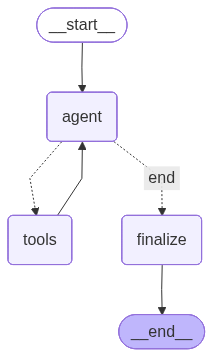

Write Python code to recreate this figure.
# -*- coding: utf-8 -*-
"""
通用工具 Agent Graph：支援工具調用的 ReAct 循環

流程：START -> agent_node <-> tool_node -> END
Agent 會根據任務自動決定是否使用工具（如程式碼執行），
並在需要時進行多輪工具調用直到完成任務。
"""
from typing import TypedDict, List, Dict, Any, Annotated

try:
    from typing import NotRequired  # Python 3.11+
except ImportError:
    from typing_extensions import NotRequired  # Python < 3.11

from langchain_core.messages import BaseMessage, SystemMessage, AIMessage
from langgraph.graph import StateGraph, START, END
from langgraph.graph.state import CompiledStateGraph
from langgraph.prebuilt import ToolNode
from langgraph.graph.message import add_messages
from loguru import logger

from app.modules.graphs.utils import (
    prepare_multimodal_message,
    ensure_system_message_first,
    extract_text_content,
)
from app.modules.graphs.tools.code_execution import create_execute_python_tool


# ==================== 預設系統提示詞 ====================

AGENT_SYSTEM_PROMPT = """
你是一個具備「自主執行能力」的進階 AI 助理。

【你的超能力與環境】
你的後端已經連接了一個安全的本地端 Docker Sandbox（沙箱環境）。
當你面對需要計算數學、處理資料、分析 RAG 檢索內容，或任何無法僅靠文字推理解決的問題時，你「擁有能力」且「被要求」親自撰寫 Python 程式碼來找出答案。

【嚴格執行守則 - 必須遵守】
1. 絕對禁止「只說不做」：當你需要寫程式時，絕對不可以只在對話中輸出 Markdown 程式碼區塊（```python ... ```）然後等待使用者去執行。使用者無法執行程式碼！
2. 必須呼叫工具：你必須主動呼叫 `execute_python` 工具將程式碼送入沙箱執行。
3. 工作流程：
   - 思考：判斷問題是否需要寫程式解決。
   - 呼叫工具：撰寫純 Python 程式碼，並將其作為參數傳給執行工具。
   - 分析結果：等待沙箱回傳執行結果（stdout/stderr）。如果報錯，你必須自己修正程式碼並重新呼叫工具。
   - 最終回答：根據沙箱回傳的成功結果，用自然語言總結並回答使用者。
4. 輸出要求：傳入工具的程式碼必須包含 `print()` 函數，否則你將無法在沙箱回傳中看到任何結果。

記住：你的任務不是「提供程式碼給使用者」，而是「自己執行程式碼並把最終答案告訴使用者」。
"""


class AgentGraphState(TypedDict):
    """Agent Graph 狀態"""
    messages: Annotated[List[BaseMessage], add_messages]  # 完整訊息歷史（含 tool calls）
    user_query: str                    # 當前使用者問題
    final_response: str                # 最終回應
    iteration_count: int               # 當前迭代次數
    max_iterations: int                # 最大迭代次數
    code_executions: List[Dict[str, Any]]  # 程式碼執行記錄
    attachments: NotRequired[List[Dict[str, Any]]]
    custom_system_prompt: NotRequired[str]


def _build_file_info_prompt(attachments: list) -> str:
    """
    從附件列表中提取 file 類型附件，生成檔案資訊提示詞片段

    Args:
        attachments: Graph 格式的附件列表

    Returns:
        檔案資訊提示詞，若無檔案則返回空字串
    """
    file_attachments = [a for a in attachments if a.get("type") == "file"]
    logger.debug(
        f"檔案附件篩選 | total_attachments={len(attachments)} | "
        f"file_attachments={len(file_attachments)} | "
        f"attachment_types={[a.get('type') for a in attachments]}"
    )
    if not file_attachments:
        return ""

    lines = [
        "\n## 使用者上傳的檔案",
        "以下檔案已放置於 /workspace/input/ 目錄：",
    ]

    for att in file_attachments:
        filename = att.get("original_filename", "unknown")
        metadata = att.get("metadata", {})
        file_size = metadata.get("file_size", 0)
        ext = metadata.get("extension", "")

        # 格式化檔案大小
        if file_size >= 1024 * 1024:
            size_str = f"{file_size / 1024 / 1024:.1f}MB"
        elif file_size >= 1024:
            size_str = f"{file_size / 1024:.1f}KB"
        else:
            size_str = f"{file_size}B"

        lines.append(f"- {filename} ({size_str})")

    lines.append("")
    lines.append("你可以在 Python 程式碼中讀取這些檔案，例如：")

    # 根據檔案類型提供範例程式碼
    has_excel = any(
        a.get("metadata", {}).get("extension") in (".xlsx", ".xls")
        for a in file_attachments
    )
    has_csv = any(
        a.get("metadata", {}).get("extension") == ".csv"
        for a in file_attachments
    )
    has_docx = any(
        a.get("metadata", {}).get("extension") == ".docx"
        for a in file_attachments
    )

    if has_excel:
        excel_file = next(
            a for a in file_attachments
            if a.get("metadata", {}).get("extension") in (".xlsx", ".xls")
        )
        excel_name = excel_file.get("original_filename", "data.xlsx")
        lines.append(f"```python")
        lines.append(f"import pandas as pd")
        lines.append(f"df = pd.read_excel('/workspace/input/{excel_name}')")
        lines.append(f"print(df.head())")
        lines.append(f"```")

    if has_csv:
        csv_file = next(
            a for a in file_attachments
            if a.get("metadata", {}).get("extension") == ".csv"
        )
        csv_name = csv_file.get("original_filename", "data.csv")
        lines.append(f"```python")
        lines.append(f"import pandas as pd")
        lines.append(f"df = pd.read_csv('/workspace/input/{csv_name}')")
        lines.append(f"print(df.head())")
        lines.append(f"```")

    if has_docx:
        docx_file = next(
            a for a in file_attachments
            if a.get("metadata", {}).get("extension") == ".docx"
        )
        docx_name = docx_file.get("original_filename", "document.docx")
        lines.append(f"```python")
        lines.append(f"from docx import Document")
        lines.append(f"doc = Document('/workspace/input/{docx_name}')")
        lines.append(f"for para in doc.paragraphs:")
        lines.append(f"    print(para.text)")
        lines.append(f"```")
        lines.append(f"")
        lines.append(f"若需要修改或建立 Word 文件，將結果儲存到 /workspace/output/：")
        lines.append(f"```python")
        lines.append(f"from docx import Document")
        lines.append(f"doc = Document('/workspace/input/{docx_name}')  # 或 Document() 建立新文件")
        lines.append(f"doc.add_heading('標題', level=1)")
        lines.append(f"doc.add_paragraph('內容文字')")
        lines.append(f"doc.save('/workspace/output/result.docx')")
        lines.append(f"print('文件已儲存到 /workspace/output/result.docx')")
        lines.append(f"```")

    return "\n".join(lines)


def create_agent_graph(settings, llm_provider, sandbox_service) -> CompiledStateGraph:
    """
    建立通用工具 Agent Graph

    Args:
        settings: 應用設定物件（來自 core.config）
        llm_provider: LLM Provider 實例
        sandbox_service: SandboxService 實例

    Returns:
        CompiledStateGraph: 編譯後的 Graph
    """
    # 取得 LangChain LLM 實例
    llm = llm_provider.to_langchain_llm()

    # 建立工具列表
    execute_python = create_execute_python_tool(sandbox_service)
    tools = [execute_python]

    # 將工具綁定到 LLM
    llm_with_tools = llm.bind_tools(tools)

    # 建立 ToolNode
    tool_node = ToolNode(tools)

    # ==================== 節點定義 ====================

    async def agent_node(state: AgentGraphState) -> dict:
        """
        Agent 節點：呼叫 LLM，可能產生 tool_calls

        首次呼叫時會加入系統提示詞和使用者訊息，並將它們持久化到 state；
        後續循環中依賴 state 中已有的完整訊息歷史（含 tool results）。
        """
        messages = list(state["messages"])
        new_messages_for_state = []

        # 首次執行：加入系統提示詞和使用者訊息
        if state["iteration_count"] == 0:
            # 系統提示詞
            system_prompt = state.get("custom_system_prompt") or AGENT_SYSTEM_PROMPT

            # 如果有上傳的檔案附件，動態注入檔案資訊到系統提示詞
            attachments = state.get("attachments") or []
            file_info_prompt = _build_file_info_prompt(attachments)
            if file_info_prompt:
                system_prompt = system_prompt + "\n" + file_info_prompt

            system_msg = SystemMessage(content=system_prompt)
            messages.insert(0, system_msg)
            new_messages_for_state.append(system_msg)

            # 使用者訊息（支援多模態）
            user_message = prepare_multimodal_message(
                user_query=state["user_query"],
                attachments=attachments,
            )
            messages.append(user_message)
            new_messages_for_state.append(user_message)
        else:
            # 後續迭代：add_messages reducer 可能將 SystemMessage 附加到歷史訊息之後，
            # 導致部分 LLM（如 Qwen3.5）因 system message 不在開頭而報錯，
            # 因此需要重新排列確保 SystemMessage 在最前面
            messages = ensure_system_message_first(messages)

        # 診斷日誌：記錄送給 LLM 的訊息摘要
        logger.debug(
            f"Agent 送出訊息 | message_count={len(messages)} | "
            f"types={[type(m).__name__ for m in messages]} | "
            f"system_prompt_length={len(messages[0].content) if messages else 0} | "
            f"attachments_count={len(state.get('attachments') or [])}"
        )

        # 呼叫 LLM（異步），含 MALFORMED_FUNCTION_CALL 重試
        max_retries = 3
        for attempt in range(max_retries):
            response = await llm_with_tools.ainvoke(messages)

            # 檢查是否為空回應（無內容且無 tool_calls）
            has_content = bool(response.content)
            has_tool_calls = bool(response.tool_calls)

            if has_content or has_tool_calls or attempt == max_retries - 1:
                break

            # 取得 finish_reason 以判斷失敗原因
            finish_reason = response.response_metadata.get("finish_reason", "")

            logger.warning(
                f"Agent LLM 返回空回應，重試中 | "
                f"attempt={attempt + 1}/{max_retries} | "
                f"finish_reason={finish_reason} | "
                f"response_metadata={response.response_metadata}"
            )

            # 針對 MALFORMED_FUNCTION_CALL：加入引導訊息幫助模型修正
            if finish_reason == "MALFORMED_FUNCTION_CALL":
                from langchain_core.messages import HumanMessage as HM
                guidance = HM(content=(
                    "（系統提示：你剛才的工具呼叫格式有誤。"
                    "請使用 execute_python 工具，只需傳入一個 `code` 參數，"
                    "值為完整的 Python 程式碼字串。"
                    "請將所有程式碼寫在同一個 code 參數中，不要拆分成多個參數。）"
                ))
                messages.append(guidance)

        new_messages_for_state.append(response)

        # 更新迭代計數
        new_iteration = state["iteration_count"] + 1

        tool_calls = response.tool_calls or []
        text_content = extract_text_content(response.content)
        content_preview = (text_content[:100] + "...") if len(text_content) > 100 else text_content
        logger.info(
            f"Agent 節點完成 | iteration={new_iteration} | "
            f"has_tool_calls={bool(tool_calls)} | "
            f"tool_calls_count={len(tool_calls)} | "
            f"tool_names={[tc.get('name') for tc in tool_calls]} | "
            f"content_preview={content_preview!r} | "
            f"finish_reason={response.response_metadata.get('finish_reason', 'N/A')}"
        )

        return {
            "messages": new_messages_for_state,
            "iteration_count": new_iteration,
        }

    # ==================== 條件邊定義 ====================

    def should_continue(state: AgentGraphState) -> str:
        """決定是否繼續工具調用循環"""
        messages = state["messages"]

        # 取得最後一條訊息
        last_message = messages[-1]

        # 如果不是 AI 訊息，結束
        if not isinstance(last_message, AIMessage):
            return "end"

        # 如果有 tool_calls 且未超過最大迭代次數，繼續
        if last_message.tool_calls and state["iteration_count"] < state["max_iterations"]:
            return "tools"

        # 如果超過最大迭代次數，記錄警告
        if last_message.tool_calls and state["iteration_count"] >= state["max_iterations"]:
            logger.warning(
                f"Agent 達到最大迭代次數 ({state['max_iterations']})，強制結束",
                extra={"user_query": state["user_query"][:100]},
            )

        return "end"

    async def finalize_node(state: AgentGraphState) -> dict:
        """
        結束節點：提取最終回應
        """
        messages = state["messages"]

        # 從最後一條 AI 訊息提取回應
        final_response = ""
        for msg in reversed(messages):
            text = extract_text_content(msg.content) if isinstance(msg, AIMessage) else ""
            if text and not msg.tool_calls:
                final_response = text
                break

        # 如果沒有找到純文字回應（所有 AI 訊息都是 tool_calls），使用最後一條
        if not final_response:
            for msg in reversed(messages):
                if isinstance(msg, AIMessage):
                    text = extract_text_content(msg.content)
                    if text:
                        final_response = text
                        break

        return {
            "final_response": final_response,
        }

    # ==================== 組裝 Graph ====================

    graph = StateGraph(AgentGraphState)

    # 新增節點
    graph.add_node("agent", agent_node)
    graph.add_node("tools", tool_node)
    graph.add_node("finalize", finalize_node)

    # 新增邊
    graph.add_edge(START, "agent")

    # Agent 節點的條件邊
    graph.add_conditional_edges(
        "agent",
        should_continue,
        {
            "tools": "tools",   # 有 tool_calls -> 執行工具
            "end": "finalize",  # 沒有 tool_calls -> 結束
        },
    )

    # 工具執行完畢 -> 回到 Agent 節點
    graph.add_edge("tools", "agent")

    # 結束節點 -> END
    graph.add_edge("finalize", END)

    return graph.compile()


# ============ 主程式 (用於生成流程圖) ============
# 在backend目錄下使用模組方式執行
# uv run python -m app.modules.graphs.definitions.agent_graph
if __name__ == "__main__":
    from pathlib import Path
    import sys

    backend_root = Path(__file__).parent.parent.parent.parent.parent
    sys.path.insert(0, str(backend_root))

    from app.core.config import settings
    from app.llm.factory import LLMProviderFactory
    from app.modules.sandbox.service import SandboxService

    print("=" * 60)
    print("生成 Agent Graph 流程圖...")
    print("=" * 60)

    llm_provider = LLMProviderFactory.create_from_settings(settings)
    print(f"[OK] LLM Provider 初始化完成: {type(llm_provider).__name__}")

    sandbox_service = SandboxService(settings)
    print("[OK] SandboxService 建立完成")

    app = create_agent_graph(settings, llm_provider, sandbox_service)
    print("[OK] Agent Graph 建立完成")

    output_path = Path(__file__).parent / "agent_graph.png"

    try:
        png_data = app.get_graph().draw_mermaid_png()
        with open(output_path, "wb") as f:
            f.write(png_data)
        print(f"[OK] 流程圖已生成: {output_path}")
        print("=" * 60)
    except Exception as e:
        print(f"[ERROR] 生成流程圖失敗: {e}")
        print("=" * 60)
        sys.exit(1)
